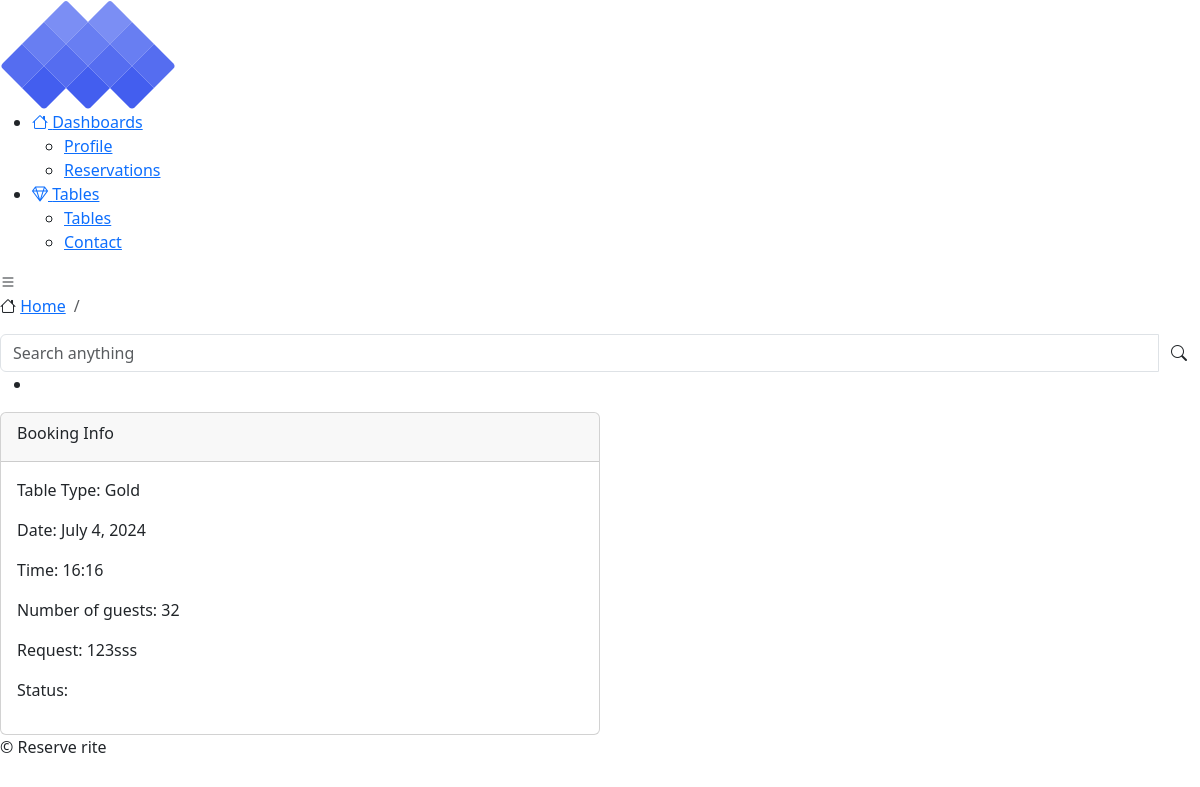
The page /details/29 on the database its author committed.
### restaurant_app/models.py (models this page shows, shortened)
class Booking(models.Model):
	name = models.CharField(max_length=50, blank=False)
	email = models.CharField(max_length=150, blank=False)
	contact = models.CharField(max_length=50, blank=True)
	guests = models.IntegerField(default=1, blank=True)
	date = models.DateField(auto_now_add=True)
	time = models.CharField(max_length=50, blank=False)
	message = models.TextField("Enquiry", blank=True)
	table = models.ForeignKey(Table, blank=True, on_delete=models.CASCADE)
	status = models.ForeignKey(Status, blank=True, on_delete=models.CASCADE)

class Table(models.Model):
	name = models.CharField(max_length=50, blank=False)
	location = models.CharField(max_length=150, blank=False)
	is_available = models.BooleanField(default=True)
	def __str__(self):
		return str(self.name)

### restaurant_app/views.py (the view)
# urls.py: path('details/<int:pk>', views.details, name='details'),
def details(request, pk):
	get_booking = Booking.objects.get(id=pk)
	print(get_booking.status.name)
	context = {
		'get_booking':get_booking
	}
	return render(request, 'details.html', context)

### restaurant_app/templates/details.html
{% extends 'base2.html' %}
{% block content %}
<div class="col-xxl-4 col-sm-6 col-12">
    <div class="card">
      <div class="card-header">
        <div class="card-title">Booking Info</div>
      </div>
      <div class="card-body">
        <p>Table Type: {{ get_booking.table }}</p>
        <p>Date: {{ get_booking.date }}</p>
        <p>Time: {{ get_booking.time }}</p>
        <p>Number of guests: {{ get_booking.guests }}</p>
        <p>Request: {{ get_booking.message }}</p>
        {% if get_booking.status.name == "Pending" %}
        <p>Status: <span class="badge shade-blue min-90">Processing</span> </p>
        {% elif get_booking.status.name == "Approved" %}
        <p>Status: <span class="badge shade-green min-90">Approved</span> </p>
         {% elif get_booking.status.name == "Cancelled" %}
        <p>Status: <span class="badge shade-red min-90">Cancelled</span>
        {% endif %}</p>
      </div>
    </div>
  </div>
{% endblock %}

### rows shown on the page
Booking: table "Gold", date "July 4, 2024", time "16:16", guests "32", message "123sss"
